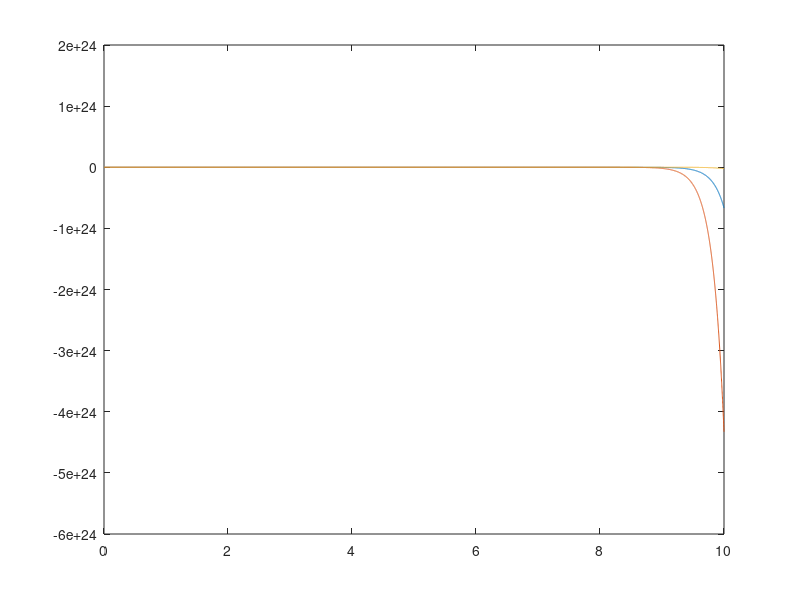
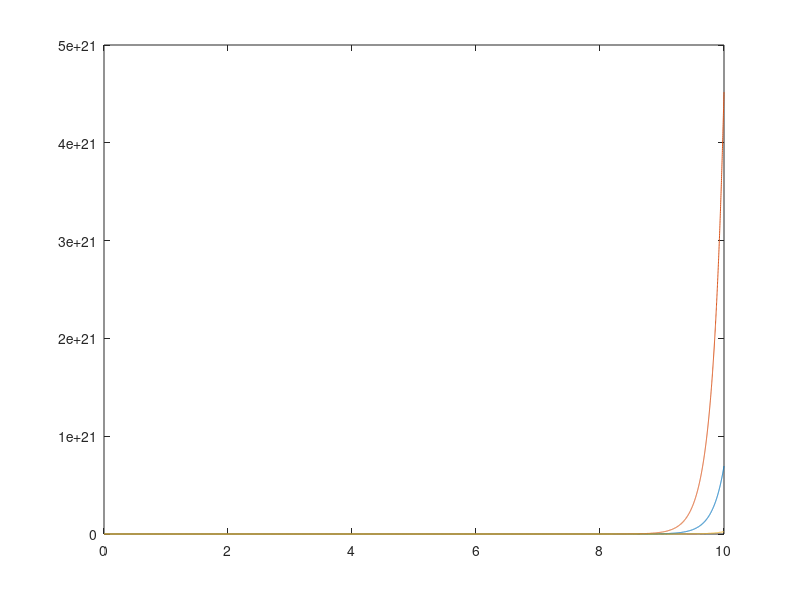

These charts were generated, in order, by the following MATLAB code:

clear all;
clear u X T t tt
A=[-1.3,0.98,0,-0.165,-0.248;42.81,-0.785,0,-17.3,-1.58;1.25,0.007,0,0.165,0.248;0,0,0,-18,0;0,0,0,0,-18];
B=[0,0;0,0;0,0;18,0;0,18];
C=[0,1,0,0,0;46.5,-0.256,0,-4.25,4.15;0,0,1,0,0];
D=[0,0;0,0;0,0];

% step response
figure(1)
sys=ss(A,B,C,D);
t=0:0.001:10;
tt=transpose(t);

u=[ones(size(tt)) ones(size(tt))];
[X,T]=lsim(sys,u,t);
XX=X(:,1);
plot(T,X)

% impulse disturbance
figure(2)
BB=[B,[1;0;0;0;0]];
D=[D,[0;0;0]]
sys2=ss(A,BB,C,D);
dis=[1;zeros(size(transpose(0:0.001:9.999)))]
uu=[zeros(size(tt)) zeros(size(tt)) dis];
[Y,TT]=lsim(sys2,uu,t)
plot(TT,Y)
